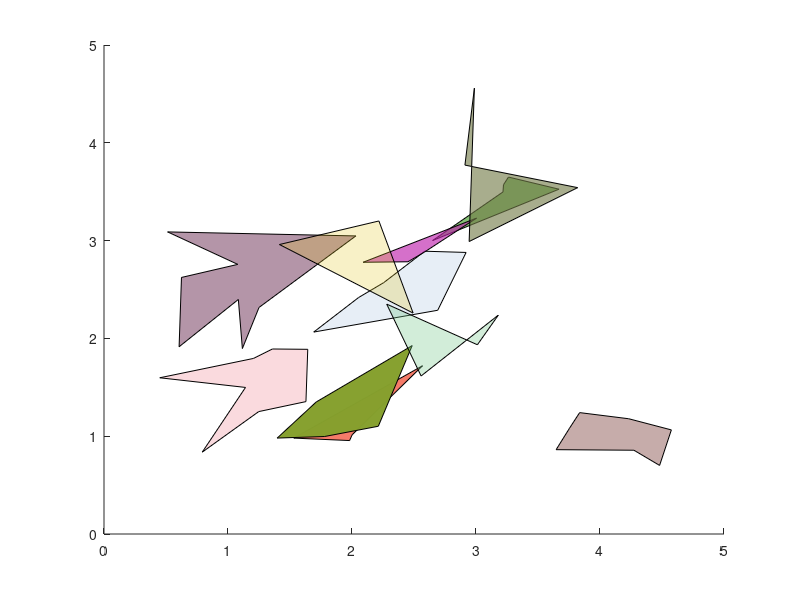

This figure's MATLAB source: (Note: this script raises an error after producing the figure.)
clear all; clc;

%dont look at this, cpp implementation differs

tic

MIN_VERTICES = 2;
MAX_VERTICES = 8;
N_POLYGONS = 12;
OFFSET_MULT = 3;
RASTER_SIZE = [800, 800];


polygons = struct('n_vertices', 0, 'x', [], 'y', [], ...
                 'r', [], 'angles', [], 'color', [0 0 0], 'alpha', 1,...
                 'offset_r', 0, 'offset_angle', 0);
             
polygons(N_POLYGONS).n_vertices = 0;
n_vertices = randi([MIN_VERTICES, MAX_VERTICES], N_POLYGONS); % 1 x n_polygons
for i = 1:N_POLYGONS
    polygons(i).n_vertices = n_vertices(i);
end
    

%generate random polygons and draw
for i = 1:N_POLYGONS
    %polar cord
    r = rand(1, n_vertices(i));
    angles = sort(rand(1, n_vertices(i)) * 2 * pi);
    %offset
    offset_x = rand(1,1)*OFFSET_MULT;
    offset_y = rand(1,1)*OFFSET_MULT;
    offset_r = sqrt(offset_x^2 + offset_y^2);
    offset_angle = atan(offset_y/offset_x);
    %cartesian cord
    x = r .* cos(angles) + offset_x + 1;
    y = r .* sin(angles) + offset_y + 1;
    rgb_color = rand(1,3);
    alpha = rand(1,1);
    
    %store the polygon
    polygons(i).r = r;
    polygons(i).angles = angles;
    polygons(i).offset_r = offset_r;
    polygons(i).offset_angle = offset_angle;
    polygons(i).x = x;
    polygons(i).y = y;
    polygons(i).color = rgb_color;
    polygons(i).alpha = alpha;

end


%plot vector
figure(1)
% subplot(1,2,1);
hold on;
for i = 1:N_POLYGONS
    p = patch(polygons(i).x, polygons(i).y, polygons(i).color, 'FaceAlpha', ...
              polygons(i).alpha);
end


%create raster
R = zeros(RASTER_SIZE(1), RASTER_SIZE(2), 3); %RGB
for i = 1:N_POLYGONS
    mask = poly2mask(polygons(i).x * RASTER_SIZE(1) / (2 + OFFSET_MULT), ...
                     RASTER_SIZE(2) - polygons(i).y * RASTER_SIZE(2) / (2 + OFFSET_MULT) , ...
                     RASTER_SIZE(1), RASTER_SIZE(2));
    R(:,:, 1) = R(:,:, 1) + mask * polygons(i).color(1) * polygons(i).alpha;
    R(:,:, 2) = R(:,:, 2) + mask * polygons(i).color(2) * polygons(i).alpha;
    R(:,:, 3) = R(:,:, 3) + mask * polygons(i).color(3) * polygons(i).alpha;
   
end
figure(2)
% subplot(1,2,2); hold on;
imshow(R)    

toc



    


